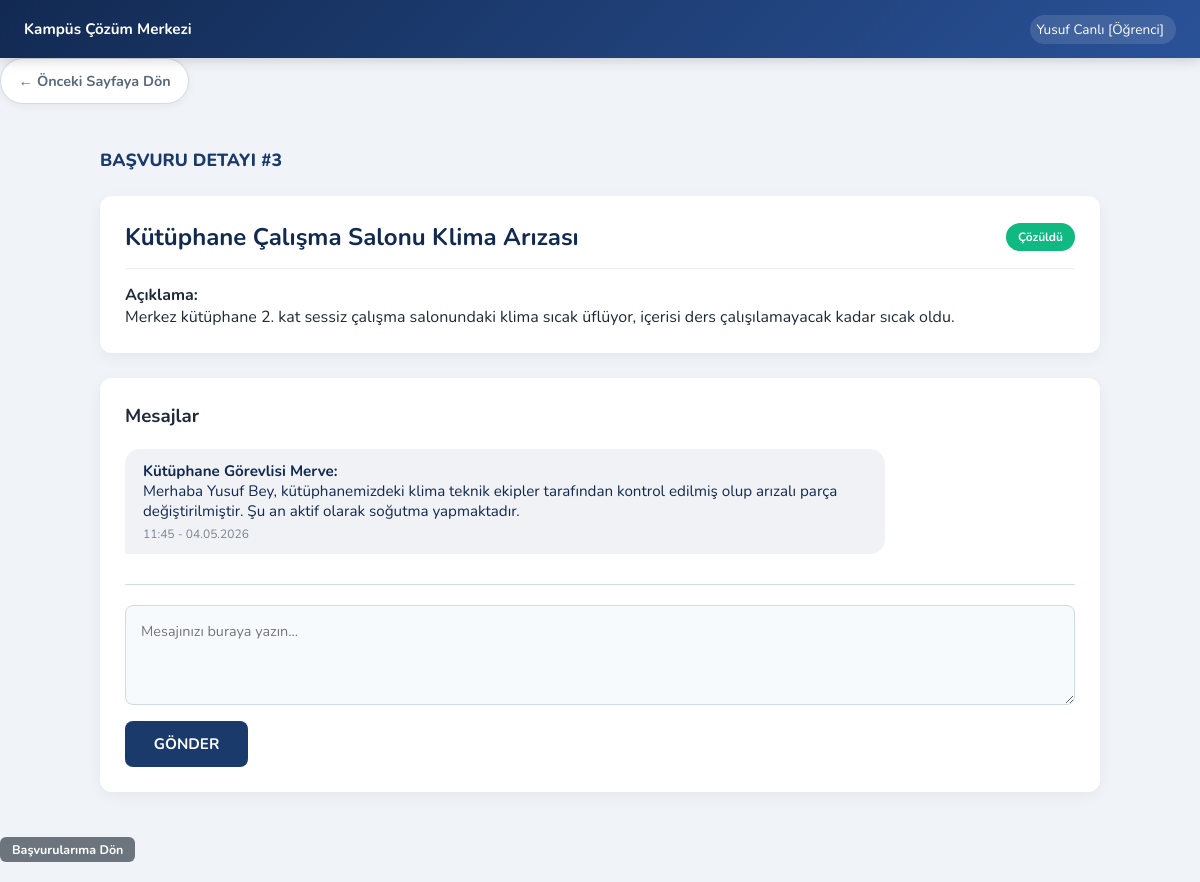
Screenshot of /index.php?controller=basvuru&action=detay&id=3 (signed in) with the database file from the repository.
### tables this page shows
CREATE TABLE `basvurular` (
  `BasvuruID` int(11) NOT NULL,
  `KullaniciID` int(11) NOT NULL,
  `KategoriID` int(11) NOT NULL,
  `BirimID` int(11) DEFAULT NULL,
  `DurumID` int(11) NOT NULL,
  `Baslik` varchar(150) NOT NULL,
  `Aciklama` text NOT NULL,
  `OlusturulmaTarihi` datetime NOT NULL DEFAULT current_timestamp()
);

CREATE TABLE `durumlar` (
  `DurumID` int(11) NOT NULL,
  `DurumAdi` varchar(50) NOT NULL,
  `RenkKodu` varchar(7) NOT NULL DEFAULT '#6B7280'
);

CREATE TABLE `yanitlar` (
  `YanitID` int(11) NOT NULL,
  `BasvuruID` int(11) NOT NULL,
  `YanitlayanID` int(11) NOT NULL,
  `Mesaj` text NOT NULL,
  `EkYolu` varchar(255) DEFAULT NULL,
  `GonderilmeTarihi` datetime NOT NULL DEFAULT current_timestamp(),
  `Okundu` tinyint(1) NOT NULL DEFAULT 0
);

CREATE TABLE `kullanicilar` (
  `KullaniciID` int(11) NOT NULL,
  `AdSoyad` varchar(100) NOT NULL,
  `Eposta` varchar(100) NOT NULL,
  `Sifre` varchar(255) NOT NULL,
  `RolID` int(11) NOT NULL,
  `BirimID` int(11) DEFAULT NULL
);

### app/controllers/BasvuruController.php (called while the page is built, shortened)
<?php
class BasvuruController extends Controller {
    public function detay() {
        $basvuru_id = $_GET['id'];
        $kullanici_id = $_SESSION['kullanici_id'];
        $basvuruModel = $this->model('BasvuruModel');
        $yanitModel = $this->model('YanitModel');
        $yanitModel->mesajlariOkunduYap($basvuru_id, $kullanici_id);
        $basvuru = $basvuruModel->basvuruDetayGetir($basvuru_id);
        $yanitlar = $yanitModel->yanitlariGetir($basvuru_id);
        $this->view('BasvuruDetay', [
            'basvuru' => $basvuru,
            'yanitlar' => $yanitlar
        ]);
    }
}

### app/models/BasvuruModel.php (called while the page is built, shortened)
<?php
class BasvuruModel {
    private $db;
    public function __construct() {
        global $db;
        $this->db = $db;
    }
    public function basvuruDetayGetir($basvuru_id) {
        $sql = "SELECT b.*, k.AdSoyad as OgrenciAdi, kat.KategoriAdi, bir.BirimAdi, d.DurumAdi, d.RenkKodu
                FROM basvurular b
                INNER JOIN kullanicilar k ON b.KullaniciID = k.KullaniciID
                INNER JOIN kategoriler kat ON b.KategoriID = kat.KategoriID
                LEFT JOIN birimler bir ON b.BirimID = bir.BirimID
                INNER JOIN durumlar d ON b.DurumID = d.DurumID
                WHERE b.BasvuruID = :basvuru_id";
        $stmt = $this->db->prepare($sql);
        $stmt->bindParam(':basvuru_id', $basvuru_id);
        $stmt->execute();
        return $stmt->fetch(PDO::FETCH_ASSOC);
    }
}

### app/models/YanitModel.php (called while the page is built, shortened)
<?php
class YanitModel {
    private $db;
    public function __construct() { global $db; $this->db = $db; }
    public function yanitlariGetir($basvuru_id) {
        $sql = "SELECT y.*, k.AdSoyad, r.RolAdi
                FROM yanitlar y
                INNER JOIN kullanicilar k ON y.YanitlayanID = k.KullaniciID
                INNER JOIN roller r ON k.RolID = r.RolID
                WHERE y.BasvuruID = :id ORDER BY y.GonderilmeTarihi ASC";
        $stmt = $this->db->prepare($sql);
        $stmt->execute([':id' => $basvuru_id]);
        return $stmt->fetchAll(PDO::FETCH_ASSOC);
    }
}

### app/views/BasvuruDetay.php (the view, shortened to what this page needs)
<!DOCTYPE html>
<html lang="tr">
<head>
  <link rel="stylesheet" href="css/style.css" />
  <link rel="stylesheet" href="css/basvurularim.css" />
</head>
<body>
<header>
  <div class="header-inner">
    <a href="index.php?controller=kullanici&action=<?php echo $_SESSION['rol'] == 'Öğrenci' ? 'ogrenciPaneli' : 'personelPaneli'; ?>" style="display:flex;align-items:center;gap:10px;text-decoration:none;color:inherit;">
      <span class="header-title">Kampüs Çözüm Merkezi</span>
    </a>
    <div class="header-user">
      <?php echo $_SESSION['ad_soyad']; ?> [<?php echo $_SESSION['rol']; ?>]
    </div>
  </div>
</header>
<div class="back-button-container">
  <a href="index.php?controller=kullanici&action=<?php echo $_SESSION['rol'] == 'Öğrenci' ? 'basvurularim' : 'personelPaneli'; ?>" class="back-button" onclick="if(history.length > 1){ history.back(); return false; }">← Önceki Sayfaya Dön</a>
</div>
<div class="layout" style="max-width: 1000px; margin: 20px auto; display: block;">
  <?php $b = $data['basvuru']; ?>
  <div class="page-title">BAŞVURU DETAYI #<?php echo $b['BasvuruID']; ?></div>
  <div class="detail-card">
    <div style="display:flex; justify-content:space-between; align-items:center;">
      <h2 style="color:var(--primary-dark); margin:0;"><?php echo $b['Baslik']; ?></h2>
      <span class="badge" style="background:<?php echo $b['RenkKodu']; ?>; color:white; padding:6px 12px; border-radius:20px;">
        <?php echo $b['DurumAdi']; ?>
      </span>
    </div>
    <hr style="margin:15px 0; border:0; border-top:1px solid #eee;">
    <p><strong>Açıklama:</strong><br><?php echo nl2br(htmlspecialchars($b['Aciklama'])); ?></p>
  </div>
  <div class="detail-card">
    <h3>Mesajlar</h3>
    <div class="chat-container">
      <?php foreach($data['yanitlar'] as $y): ?>
        <div class="msg-bubble <?php echo $y['RolAdi'] == 'Öğrenci' ? 'msg-student' : 'msg-staff'; ?>">
          <strong><?php echo $y['AdSoyad']; ?>:</strong><br>
          <?php echo nl2br(htmlspecialchars($y['Mesaj'])); ?>
          <span class="msg-meta"><?php echo date('H:i - d.m.Y', strtotime($y['GonderilmeTarihi'])); ?></span>
        </div>
      <?php endforeach; ?>
    </div>
    <div class="reply-area">
      <form action="index.php?controller=basvuru&action=yanitGonder" method="POST">
        <textarea name="icerik" placeholder="Mesajınızı buraya yazın..." rows="3" required></textarea>
        <button type="submit" class="btn-primary">GÖNDER</button>
      </form>
    </div>
  </div>
</div>
<div style="margin-bottom: 20px;">
    <?php if($_SESSION['rol'] == 'Öğrenci'): ?>
        <a href="index.php?controller=kullanici&action=basvurularim" class="btn-sm" style="text-decoration: none; background: #6c757d;">
            <i class="fas fa-arrow-left"></i> Başvurularıma Dön
        </a>
    <?php else: ?>
        <a href="index.php?controller=kullanici&action=personelPaneli" class="btn-sm" style="text-decoration: none; background: #6c757d;">
            <i class="fas fa-arrow-left"></i> Taleplere Dön
        </a>
    <?php endif; ?>
</div>
</body>
</html>

### public/css/Style.css (style rules this page uses)
:root { --primary: #1a3a6b; --primary-dark: #122a52; --primary-light: #2a5298; --accent: #e8a020; --accent-light: #f5b942; --bg: #f0f4f9; --white: #ffffff; --text: #1e2a3a; --text-muted: #5a6a7e; --border: #d0dbe8; --shadow: 0 4px 20px rgba(26, 58, 107, 0.10); --radius: 12px; --sidebar-w: 220px; --bg-gradient: linear-gradient(135deg, #0f2027 0%, #203a43 50%, #2c5364 100%); --card-bg: rgba(255, 255, 255, 0.92); --border-radius: 16px; --transition: all 0.3s cubic-bezier(0.4, 0, 0.2, 1); }
* { margin: 0; padding: 0; box-sizing: border-box; }
body { font-family: 'Nunito', sans-serif; background: var(--bg); color: var(--text); min-height: 100vh; display: flex; flex-direction: column; }
header { background: linear-gradient(135deg, var(--primary-dark) 0%, var(--primary-light) 100%); color: var(--white); padding: 0 1.5rem; position: sticky; top: 0; z-index: 100; box-shadow: 0 2px 12px rgba(0, 0, 0, 0.18); }
.header-inner { display: flex; align-items: center; justify-content: space-between; height: 58px; }
.header-title { font-size: 0.95rem; font-weight: 700; }
.header-user { display: flex; align-items: center; gap: 8px; background: rgba(255, 255, 255, 0.12); border-radius: 24px; padding: 5px 12px 5px 6px; font-size: 0.85rem; cursor: pointer; }
.layout { display: flex; flex: 1; }
.page-title { font-size: 1.1rem; font-weight: 800; margin-bottom: 1.5rem; color: var(--primary); }
input[type="text"], input[type="email"], input[type="password"], select, textarea { border: 1.5px solid var(--border); border-radius: 8px; padding: 0.65rem 0.9rem; font-size: 0.9rem; font-family: inherit; color: var(--text); background: #f7fafd; outline: none; transition: border-color 0.2s; }
textarea { resize: vertical; min-height: 100px; }
.btn-primary { background: var(--primary); color: var(--white); border: none; border-radius: 8px; padding: 0.8rem 1.8rem; font-size: 0.95rem; font-weight: 700; font-family: inherit; cursor: pointer; transition: background 0.2s; text-decoration: none; display: inline-block; }
.btn-sm { background: var(--primary); color: var(--white); border: none; border-radius: 6px; padding: 4px 12px; font-size: 0.78rem; font-weight: 700; font-family: inherit; cursor: pointer; transition: background 0.15s; text-decoration: none; display: inline-block; }
.back-button-container { margin-bottom: 1.5rem; }
.back-button { display: inline-flex; align-items: center; gap: 0.5rem; padding: 0.75rem 1.1rem; border-radius: 999px; background: var(--white); color: var(--text-muted); box-shadow: 0 2px 8px rgba(0, 0, 0, 0.06); border: 1px solid var(--border); font-weight: 700; font-size: 0.9rem; text-decoration: none; transition: all 0.2s; }
.badge { display: inline-block; padding: 3px 12px; border-radius: 20px; font-size: 0.75rem; font-weight: 700; }
.msg-bubble { display: inline-block; padding: 8px 14px; border-radius: 14px; font-size: 0.85rem; max-width: 100%; }
.msg-meta { font-size: 0.7rem; color: var(--text-muted); margin-top: 3px; align-self: flex-end; }

### app/views/BasvuruDetay.php (style rules this page uses)
.detail-card { background: white; border-radius: 12px; padding: 25px; margin-bottom: 25px; box-shadow: 0 4px 15px rgba(0,0,0,0.05); }
.chat-container { display: flex; flex-direction: column; gap: 15px; margin-top: 20px; }
.msg-bubble { max-width: 80%; padding: 12px 18px; border-radius: 15px; font-size: 0.95rem; }
.msg-staff { align-self: flex-start; background: #f0f2f5; color: var(--primary-dark); border-bottom-left-radius: 2px; }
.msg-meta { font-size: 0.75rem; margin-top: 5px; opacity: 0.8; display: block; }
.reply-area { margin-top: 30px; border-top: 1px solid var(--border); padding-top: 20px; }
.reply-area textarea { width: 100%; border: 1px solid var(--border); border-radius: 8px; padding: 15px; font-family: inherit; resize: vertical; margin-bottom: 10px; }

### rows the page displays
basvurular: BasvuruID "3", Baslik "Kütüphane Çalışma Salonu Klima Arızası", DurumID.DurumAdi "Çözüldü", Aciklama "Merkez kütüphane 2. kat sessiz çalışma salonundaki klima sıcak üflüyor, içerisi ders çalışılamayacak kadar sıcak oldu."
yanitlar: YanitlayanID.AdSoyad "Kütüphane Görevlisi Merve", Mesaj "Merhaba Yusuf Bey, kütüphanemizdeki klima teknik ekipler tarafından kontrol edilmiş olup arızalı parça değiştirilmiştir. Şu an aktif olarak soğutma yapmaktadır.", GonderilmeTarihi "11:45 - 04.05.2026"

### other values shown
$_SESSION['ad_soyad'] "Yusuf Canlı"
$_SESSION['rol'] "Öğrenci"
